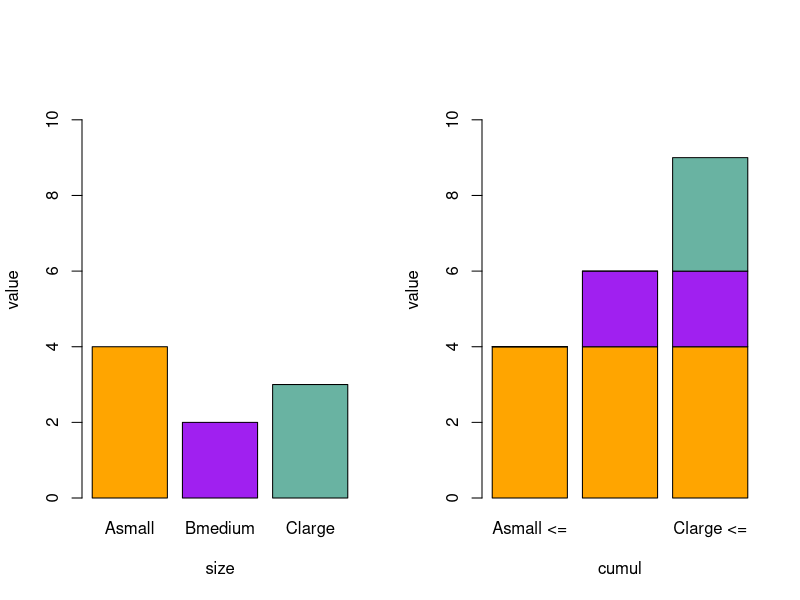
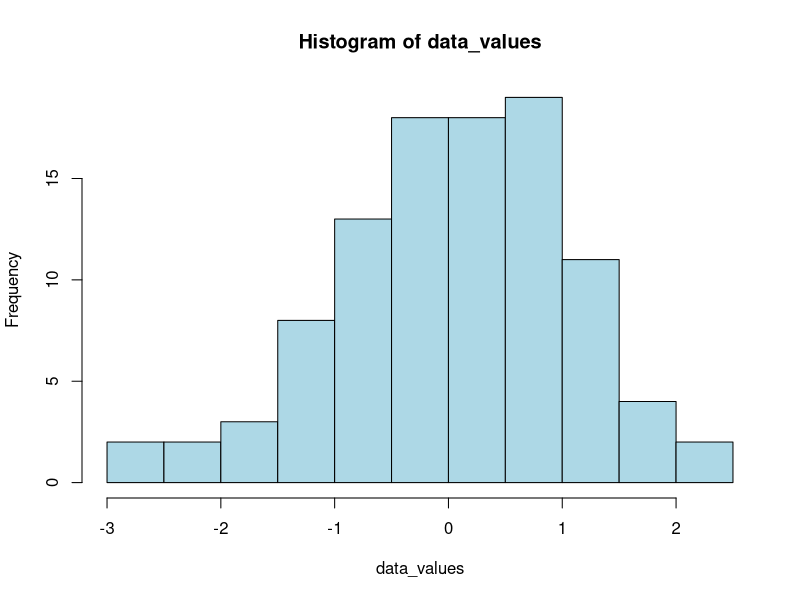
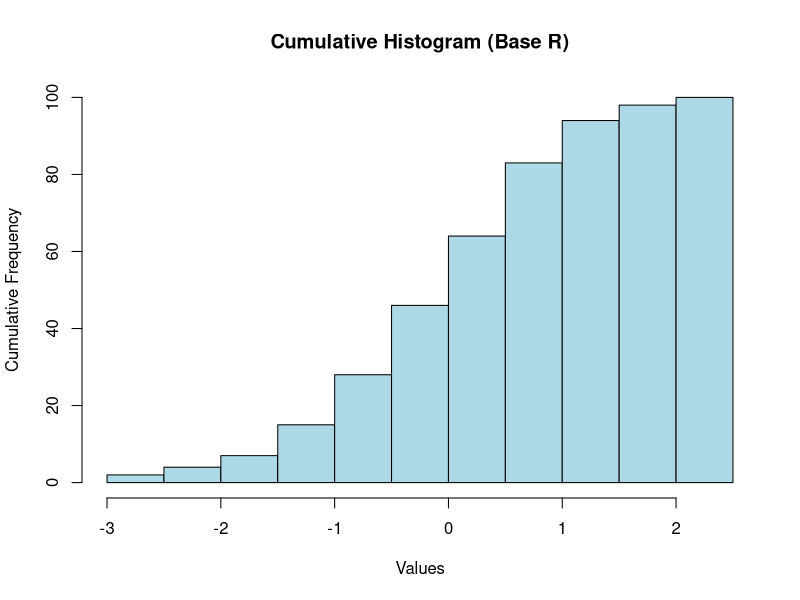
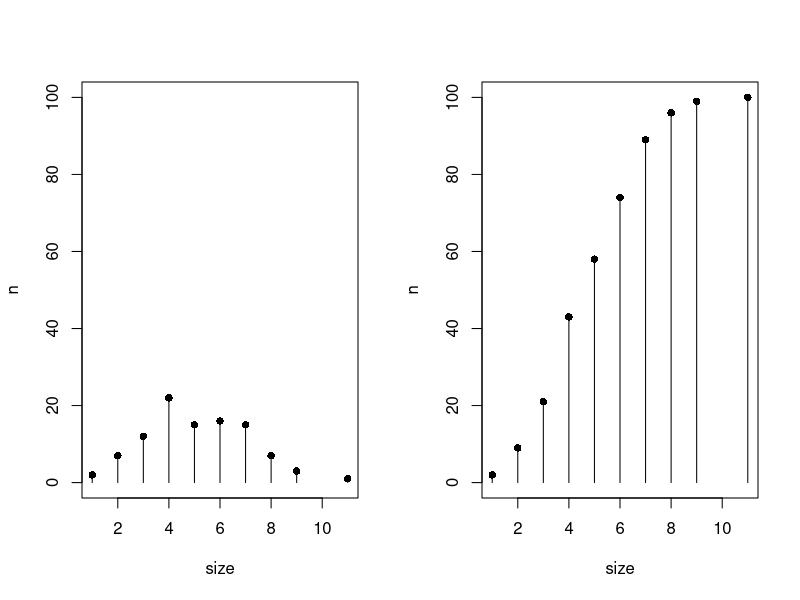
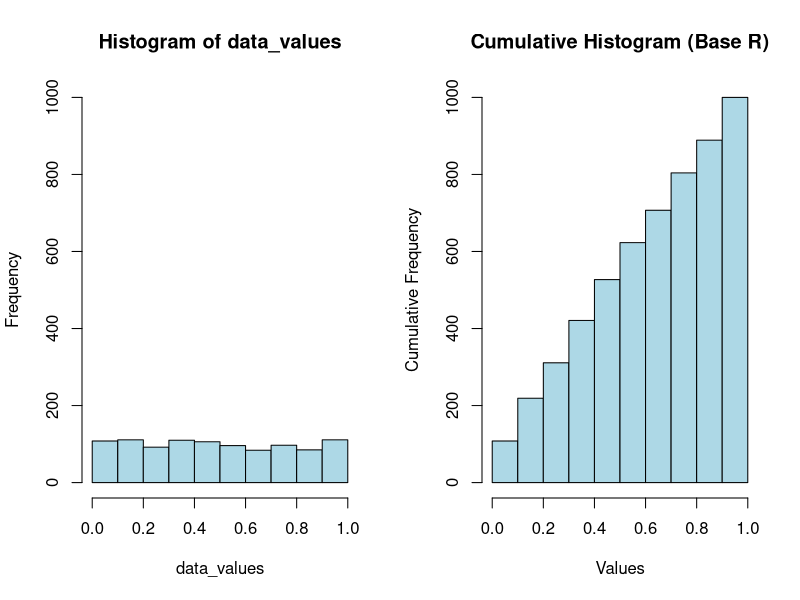
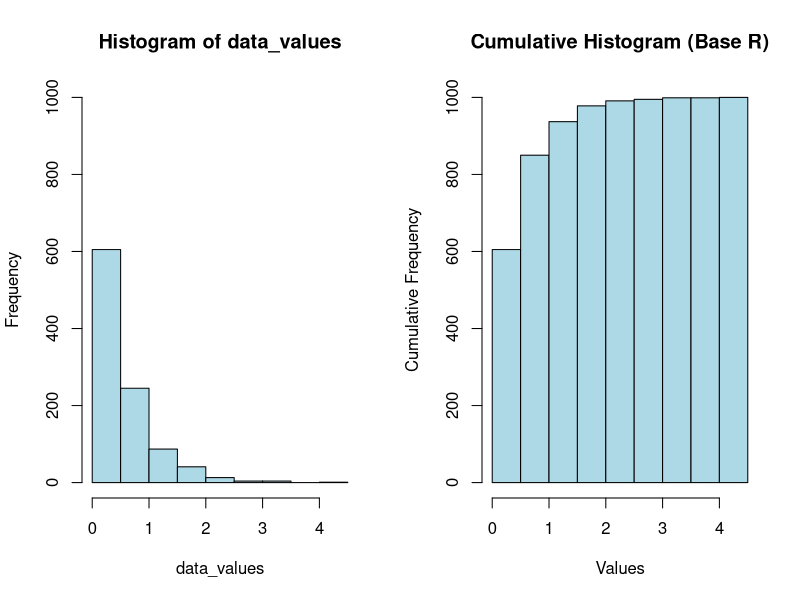

Write the R code that produced these figures, in order.
## ---- chunk 1
df_dist <- data.frame(
  size = c("Asmall", "Bmedium", "Clarge"),
  value = c(4, 2, 3)
)

df_cumul <- data.frame(
  cumul = c("Asmall <=", "Bmedium <=", "Bmedium <=", "Clarge <=", "Clarge <=", "Clarge <="),
  size = c("Asmall", "Asmall", "Bmedium", "Asmall", "Bmedium", "Clarge"),
  value = c(4, 4, 2, 4, 2, 3)
)

# Colors matching scale_fill_manual
colors <- c("Asmall" = "orange", "Bmedium" = "purple", "Clarge" = "#69b3a2")

# Prepare cross-tabulation for stacked barplot (rows = fill/stack, cols = x-axis)
cumul_matrix <- xtabs(value ~ size + cumul, data = df_cumul)

# Set layout for two side-by-side plots
par(mfrow = c(1, 2))

# Plot 1: Standard barplot
barplot(
  height = df_dist$value,
  names.arg = df_dist$size,
  col = colors[df_dist$size],
  ylim = c(0, 11),
  xlab = "size",
  ylab = "value"
)

# Plot 2: Stacked barplot
barplot(
  height = cumul_matrix,
  col = colors[rownames(cumul_matrix)],
  ylim = c(0, 11),
  xlab = "cumul",
  ylab = "value"
)

# Reset layout to default
par(mfrow = c(1, 1))
## ---- chunk 2
# 1. Generate random sample data
set.seed(42)
data_values <- rnorm(100)

hist(data_values, col = "lightblue" )

# 2. Compute the initial histogram without plotting it
hist_object <- hist(data_values, plot = FALSE)

# 3. Replace the standard bin counts with cumulative counts
hist_object$counts <- cumsum(hist_object$counts)

# 4. Plot the cumulative histogram
plot(hist_object,
     main = "Cumulative Histogram (Base R)",
     xlab = "Values",
     ylab = "Cumulative Frequency",
     col = "lightblue")

## ---- chunk 3
set.seed(1)

# Generate counts
df_discrete <- data.frame(size = rpois(100, 5))
df_discrete <- aggregate(n ~ size, data = transform(df_discrete, n = 1), FUN = length)

# Cumulative data
df_discrete_cumulative <- transform(df_discrete, n = cumsum(n))

# Set layout for two side-by-side plots
par(mfrow = c(1, 2))

# Plot 1: Discrete distribution
plot(
  df_discrete$size, df_discrete$n,
  type = "h",
  ylim = c(0, 100),
  xlab = "size",
  ylab = "n"
)
points(df_discrete$size, df_discrete$n, pch = 16)

# Plot 2: Cumulative distribution
plot(
  df_discrete_cumulative$size, df_discrete_cumulative$n,
  type = "h",
  ylim = c(0, 100),
  xlab = "size",
  ylab = "n"
)
points(df_discrete_cumulative$size, df_discrete_cumulative$n, pch = 16)

# Reset layout to default
par(mfrow = c(1, 1))
## ---- chunk 4

set.seed(42)
data_values <- runif(1000)

par(mfrow = c(1, 2))

hist(data_values, col = "lightblue", ylim = c(0, 1000))

# 2. Compute the initial histogram without plotting it
hist_object <- hist(data_values, plot = FALSE)

# 3. Replace the standard bin counts with cumulative counts
hist_object$counts <- cumsum(hist_object$counts)

# 4. Plot the cumulative histogram
plot(hist_object,
     main = "Cumulative Histogram (Base R)",
     xlab = "Values",
     ylab = "Cumulative Frequency",
     col = "lightblue")

## ---- chunk 5

set.seed(42)
data_values <- rexp(1000, 2)

par(mfrow = c(1, 2))
hist(data_values, col = "lightblue", ylim = c(0, 1000))

# 2. Compute the initial histogram without plotting it
hist_object <- hist(data_values, plot = FALSE)

# 3. Replace the standard bin counts with cumulative counts
hist_object$counts <- cumsum(hist_object$counts)

# 4. Plot the cumulative histogram
plot(hist_object,
     main = "Cumulative Histogram (Base R)",
     xlab = "Values",
     ylab = "Cumulative Frequency",
     col = "lightblue")
